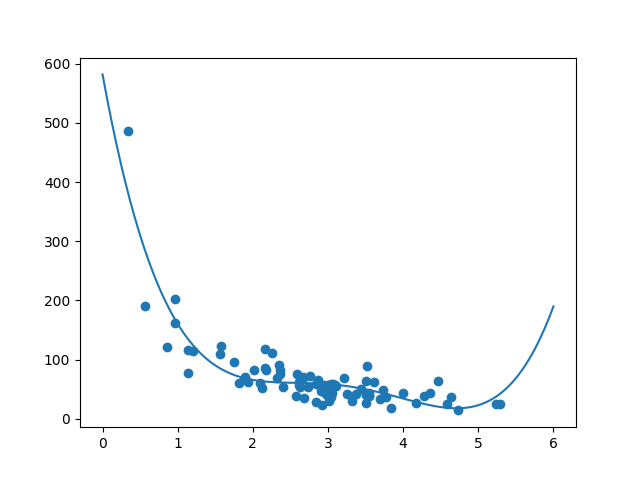

Write Python code to recreate this figure.
# from the initial/previous scatter plot, what does the diagram look like, the best fit for it would be ploynomial regression
import numpy
import matplotlib.pyplot as plt
numpy.random.seed(2)

x = numpy.random.normal(3, 1, 100)
y = numpy.random.normal(150, 40, 100) / x

train_x = x[:80]
train_y = y[:80]

test_x = x[80:]
test_y = y[80:]

# get a model
mymodel = numpy.poly1d(numpy.polyfit(train_x, train_y, 4))
myline = numpy.linspace(0, 6, 100) # the line for the dimension of both the x and the y axis

plt.scatter(train_x, train_y)

# draw the plot
plt.plot(myline, mymodel(myline))

plt.show() # display
